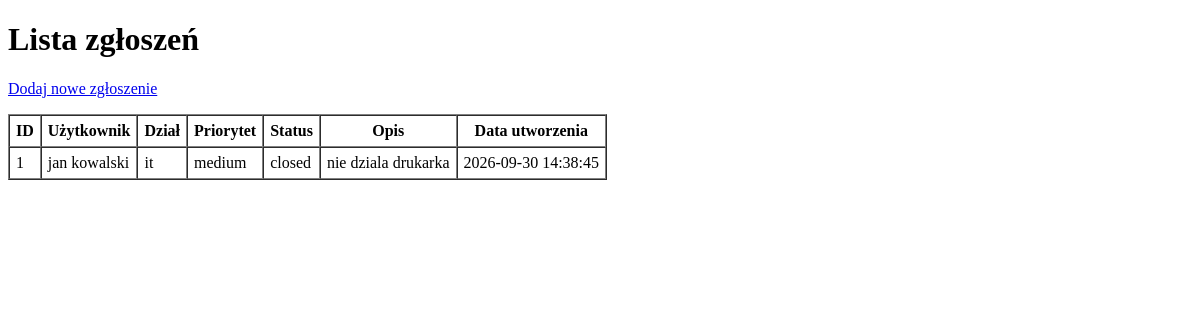
The app's page /tickets, older data.
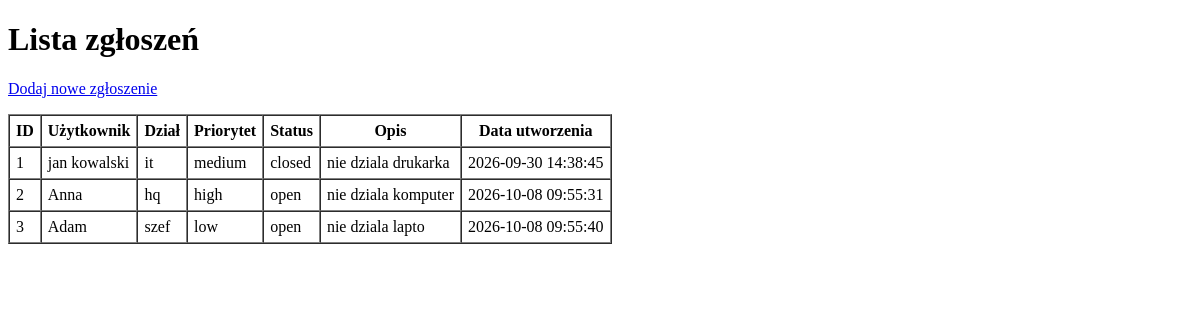
The same page, newer data.
### tables this page shows
CREATE TABLE tickets (
                id INTEGER PRIMARY KEY AUTOINCREMENT,
                user_id INTEGER NOT NULL,
                description TEXT NOT NULL,
                status TEXT NOT NULL DEFAULT 'open',
                priority TEXT NOT NULL DEFAULT 'medium',
                created_at TEXT NOT NULL,
                closed_at TEXT,
                FOREIGN KEY (user_id) REFERENCES users(id) ON DELETE RESTRICT
            );

CREATE TABLE users (
                id INTEGER PRIMARY KEY AUTOINCREMENT,
                name TEXT NOT NULL UNIQUE,
                department TEXT NOT NULL
            );

### Helpdesk Lite/web.py (the view)
@app.route("/tickets")
def list_tickets():
    try:
        tickets = helpdesk.get_all_tickets()
        return render_template("tickets.html", tickets=tickets)
    except DatabaseError:
        return "Błąd bazy danych.", 500

### Helpdesk Lite/database.py (called while the page is built)
    def _get_connection(self):
        conn = sqlite3.connect(self.db_name)
        conn.execute("PRAGMA foreign_keys = ON;")
        return conn

### Helpdesk Lite/helpdesk.py (called while the page is built)
    def get_all_tickets(self):
        return self.db.get_tickets()

### Helpdesk Lite/templates/tickets.html (shortened to what this page needs)
<!DOCTYPE html>
<html lang="pl">
<head>
</head>
<body>
    <h1>Lista zgłoszeń</h1>
    <p><a href="/tickets/new">Dodaj nowe zgłoszenie</a></p>
    {% if tickets %}
    <table border="1" cellpadding="6" cellspacing="0">
        <thead>
            <tr>
                <th>ID</th>
                <th>Użytkownik</th>
                <th>Dział</th>
                <th>Priorytet</th>
                <th>Status</th>
                <th>Opis</th>
                <th>Data utworzenia</th>
            </tr>
        </thead>
        <tbody>
            {% for t in tickets %}
            <tr>
                <td>{{ t.id }}</td>
                <td>{{ t.user_name }}</td>
                <td>{{ t.department }}</td>
                <td>{{ t.priority }}</td>
                <td>{{ t.status }}</td>
                <td>{{ t.description }}</td>
                <td>{{ t.created_at }}</td>
            </tr>
            {% endfor %}
        </tbody>
    </table>
    {% else %}
    <p>Brak zgłoszeń w bazie.</p>
    {% endif %}
</body>
</html>

Row changes from the older to the newer data that the page shows:
added tickets: id "2", user_name "Anna", department "hq", priority "high", status "open", description "nie dziala komputer", created_at "2026-10-08 09:55:31"
added tickets: id "3", user_name "Adam", department "szef", priority "low", status "open", description "nie dziala lapto", created_at "2026-10-08 09:55:40"
